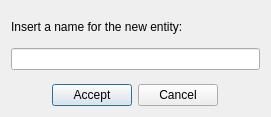
<?xml version="1.0" encoding="UTF-8"?>
<ui version="4.0">
 <class>insert_str</class>
 <widget class="QDialog" name="insert_str">
  <property name="geometry">
   <rect>
    <x>0</x>
    <y>0</y>
    <width>271</width>
    <height>117</height>
   </rect>
  </property>
  <property name="windowTitle">
   <string>Dialog</string>
  </property>
  <layout class="QVBoxLayout" name="verticalLayout">
   <item>
    <widget class="QLabel" name="label_prompt">
     <property name="text">
      <string>Insert a name for the new entity:</string>
     </property>
    </widget>
   </item>
   <item>
    <widget class="QLineEdit" name="ledit_input"/>
   </item>
   <item alignment="Qt::AlignHCenter|Qt::AlignBottom">
    <widget class="QFrame" name="frame">
     <property name="frameShape">
      <enum>QFrame::NoFrame</enum>
     </property>
     <property name="frameShadow">
      <enum>QFrame::Raised</enum>
     </property>
     <layout class="QHBoxLayout" name="horizontalLayout">
      <property name="leftMargin">
       <number>0</number>
      </property>
      <property name="topMargin">
       <number>0</number>
      </property>
      <property name="rightMargin">
       <number>0</number>
      </property>
      <property name="bottomMargin">
       <number>0</number>
      </property>
      <item>
       <widget class="QPushButton" name="pbutton_accept">
        <property name="text">
         <string>Accept</string>
        </property>
       </widget>
      </item>
      <item>
       <widget class="QPushButton" name="pbutton_cancel">
        <property name="text">
         <string>Cancel</string>
        </property>
       </widget>
      </item>
     </layout>
    </widget>
   </item>
  </layout>
 </widget>
 <resources/>
 <connections/>
</ui>
